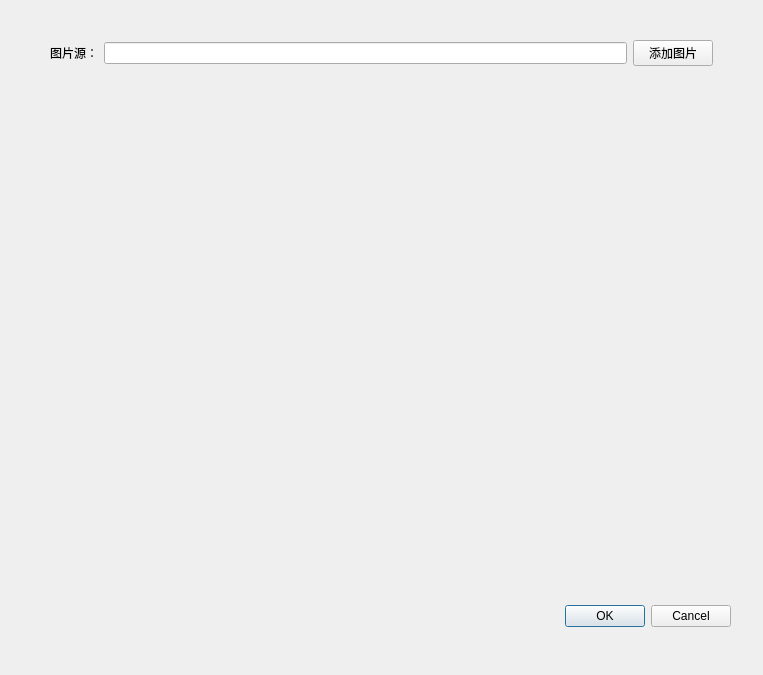
<?xml version="1.0" encoding="UTF-8"?>
<ui version="4.0">
 <class>PixmapItemDialog</class>
 <widget class="QDialog" name="PixmapItemDialog">
  <property name="geometry">
   <rect>
    <x>0</x>
    <y>0</y>
    <width>763</width>
    <height>675</height>
   </rect>
  </property>
  <property name="windowTitle">
   <string>Dialog</string>
  </property>
  <widget class="QDialogButtonBox" name="buttonBox">
   <property name="geometry">
    <rect>
     <x>390</x>
     <y>600</y>
     <width>341</width>
     <height>32</height>
    </rect>
   </property>
   <property name="orientation">
    <enum>Qt::Horizontal</enum>
   </property>
   <property name="standardButtons">
    <set>QDialogButtonBox::Cancel|QDialogButtonBox::Ok</set>
   </property>
  </widget>
  <widget class="QLabel" name="imageShow">
   <property name="geometry">
    <rect>
     <x>70</x>
     <y>110</y>
     <width>631</width>
     <height>461</height>
    </rect>
   </property>
   <property name="text">
    <string/>
   </property>
  </widget>
  <widget class="QWidget" name="">
   <property name="geometry">
    <rect>
     <x>50</x>
     <y>40</y>
     <width>663</width>
     <height>26</height>
    </rect>
   </property>
   <layout class="QHBoxLayout" name="horizontalLayout">
    <item>
     <widget class="QLabel" name="label_2">
      <property name="text">
       <string>图片源：</string>
      </property>
     </widget>
    </item>
    <item>
     <widget class="QLineEdit" name="fileNameShow">
      <property name="readOnly">
       <bool>true</bool>
      </property>
     </widget>
    </item>
    <item>
     <widget class="QPushButton" name="addImage">
      <property name="text">
       <string>添加图片</string>
      </property>
     </widget>
    </item>
   </layout>
  </widget>
 </widget>
 <resources/>
 <connections>
  <connection>
   <sender>buttonBox</sender>
   <signal>accepted()</signal>
   <receiver>PixmapItemDialog</receiver>
   <slot>accept()</slot>
   <hints>
    <hint type="sourcelabel">
     <x>248</x>
     <y>254</y>
    </hint>
    <hint type="destinationlabel">
     <x>157</x>
     <y>274</y>
    </hint>
   </hints>
  </connection>
  <connection>
   <sender>buttonBox</sender>
   <signal>rejected()</signal>
   <receiver>PixmapItemDialog</receiver>
   <slot>reject()</slot>
   <hints>
    <hint type="sourcelabel">
     <x>316</x>
     <y>260</y>
    </hint>
    <hint type="destinationlabel">
     <x>286</x>
     <y>274</y>
    </hint>
   </hints>
  </connection>
 </connections>
</ui>
